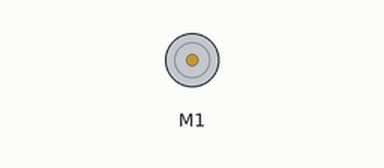
A sketch run on a simulated Arduino Uno, built with avr-gcc and run on an emulated ATmega328P. Shown: DC motor (green arrow = forward, orange = backward, longer = faster).

Above: at 0.1 s.
At 5.1 s:
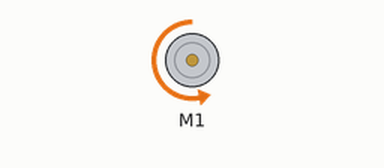
Timing chart, 0 to 7.0 s (numbered marks = the images above):
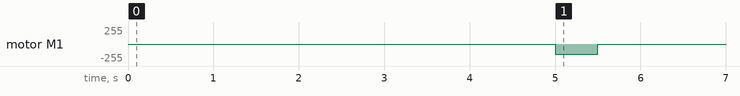

Measured:
- by itself, motor M1: stopped → backward 150/255 at 5.0 s, → stopped 0.50 s later

The sketch:

cat-feeder.ino
```cpp
#include <arduino-timer.h>
#include <AFMotor.h>

AF_DCMotor motor(1);
int WAIT_TIME_IN_HOURS = 6;
int LID_OPEN_TIME = 500;
auto timer = timer_create_default();
auto lidTimer = timer_create_default();

void setup() {
  // setup motor
  motor.setSpeed(150);
  motor.run(RELEASE);

  //timer.in(WAIT_TIME_IN_HOURS*60*60*1000, open_lid);
  timer.in(5*1000, open_lid);
}
bool open_lid(void *) {
  motor.run(BACKWARD);
  lidTimer.in(LID_OPEN_TIME, stop_motor);
  return false; // keep timer active? false
}

bool stop_motor(void *) {
  motor.run(RELEASE);
  motor.setSpeed(0);
  return false; // keep timer active? false
}

void loop() {
  lidTimer.tick();
  timer.tick();
}
```
